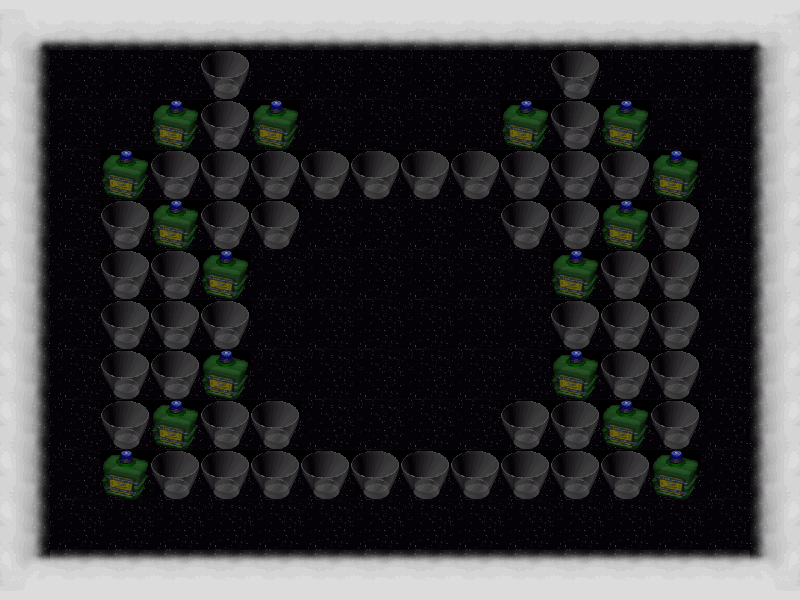

This game map was drawn from its Tiled (.tmx) file and the tilesets committed beside it. A one-line description and the trimmed map source follow:
An orthogonal 16x12 tile map with 50x50 px tiles, 2 tile layers (background, graphics), 3 tilesets and 71 objects.

<map version="1.0" orientation="orthogonal" renderorder="right-down" width="16" height="12" tilewidth="50" tileheight="50" nextobjectid="74">
 <properties>
  <property name="bonus1" value="1" />
  <property name="bonus2" value="2" />
  <property name="bonus3" value="3" />
  <property name="bonus4" value="4" />
  <property name="enemy1" type="int" value="4" />
  <property name="height" type="int" value="600" />
  <property name="main_tile_set" value="dreama_maps" />
  <property name="num_bonus1" type="int" value="12" />
  <property name="num_bonus2" type="int" value="12" />
  <property name="num_bonus3" type="int" value="6" />
  <property name="num_bonus4" type="int" value="6" />
  <property name="num_bonus_total" type="int" value="36" />
  <property name="num_enemies" type="int" value="1" />
  <property name="num_explodable_items" type="int" value="50" />
  <property name="num_types_bonus" type="int" value="4" />
  <property name="width" type="int" value="800" />
 </properties>
 <tileset firstgid="1" name="dreama_maps" tilewidth="50" tileheight="50" tilecount="80" columns="10">
  <image source="dreama_maps.png" width="500" height="400" />
 </tileset>
 <tileset firstgid="81" name="flames" tilewidth="50" tileheight="50" tilecount="50" columns="10">
  <image source="flames.png" width="512" height="256" />
 </tileset>
 <tileset firstgid="131" name="flamesNBomb" tilewidth="50" tileheight="50" tilecount="8" columns="8">
  <image source="flames/flamesNBomb.png" width="400" height="50" />
 </tileset>
 <layer name="background" width="16" height="12">
  <data>[192 cells, 192 non-empty, 1 distinct tile ids]</data>
 </layer>
 <layer name="graphics" width="16" height="12">
  <data>[192 cells, 192 non-empty, 11 distinct tile ids]</data>
 </layer>
 <objectgroup name="clouds_and_bottles">
  <object id="2" x="0" y="0" width="50" height="600" />
  <object id="3" x="50" y="0" width="750" height="50" />
  <object id="4" x="750" y="0" width="50" height="600" />
  <object id="5" x="0" y="550" width="800" height="50" />
  <object id="6" x="100" y="150" width="50" height="50" />
  <object id="7" x="150" y="100" width="50" height="50" />
  <object id="8" x="250" y="100" width="50" height="50" />
  <object id="9" x="500" y="100" width="50" height="50" />
  <object id="10" x="600" y="100" width="50" height="50" />
  <object id="11" x="650" y="150" width="50" height="50" />
  <object id="12" x="600" y="200" width="50" height="50" />
  <object id="13" x="550" y="250" width="50" height="50" />
  <object id="15" x="550" y="350" width="50" height="50" />
  <object id="16" x="600" y="400" width="50" height="50" />
  <object id="17" x="650" y="450" width="50" height="50" />
  <object id="18" x="100" y="450" width="50" height="50" />
  <object id="19" x="150" y="400" width="50" height="50" />
  <object id="20" x="200" y="350" width="50" height="50" />
  <object id="21" x="200" y="250" width="50" height="50" />
  <object id="22" x="150" y="200" width="50" height="50" />
 </objectgroup>
 <objectgroup name="glasses">
  <object id="24" x="200" y="50" width="50" height="50" />
  <object id="25" x="200" y="100" width="50" height="50" />
  <object id="26" x="150" y="150" width="50" height="50" />
  <object id="27" x="200" y="150" width="50" height="50" />
  <object id="28" x="250" y="150" width="50" height="50" />
  <object id="29" x="300" y="150" width="50" height="50" />
  <object id="30" x="350" y="150" width="50" height="50" />
  <object id="31" x="400" y="150" width="50" height="50" />
  <object id="32" x="450" y="150" width="50" height="50" />
  <object id="33" x="500" y="150" width="50" height="50" />
  <object id="34" x="550" y="150" width="50" height="50" />
  <object id="35" x="500" y="200" width="50" height="50" />
  <object id="36" x="550" y="200" width="50" height="50" />
  <object id="37" x="550" y="300" width="50" height="50" />
  <object id="38" x="600" y="250" width="50" height="50" />
  <object id="39" x="650" y="200" width="50" height="50" />
  <object id="40" x="650" y="250" width="50" height="50" />
  <object id="41" x="600" y="150" width="50" height="50" />
  <object id="42" x="550" y="100" width="50" height="50" />
  <object id="43" x="550" y="50" width="50" height="50" />
  <object id="44" x="100" y="200" width="50" height="50" />
  <object id="45" x="200" y="200" width="50" height="50" />
  <object id="46" x="250" y="200" width="50" height="50" />
  <object id="47" x="600" y="300" width="50" height="50" />
  <object id="48" x="650" y="300" width="50" height="50" />
  <object id="49" x="600" y="350" width="50" height="50" />
  <object id="50" x="650" y="350" width="50" height="50" />
  <object id="51" x="650" y="400" width="50" height="50" />
  <object id="52" x="600" y="450" width="50" height="50" />
  <object id="53" x="550" y="450" width="50" height="50" />
  <object id="54" x="550" y="400" width="50" height="50" />
  <object id="55" x="500" y="400" width="50" height="50" />
  <object id="56" x="500" y="450" width="50" height="50" />
  <object id="57" x="450" y="450" width="50" height="50" />
  <object id="58" x="400" y="450" width="50" height="50" />
  <object id="59" x="350" y="450" width="50" height="50" />
  <object id="60" x="300" y="450" width="50" height="50" />
  <object id="61" x="250" y="450" width="50" height="50" />
  <object id="62" x="200" y="450" width="50" height="50" />
  <object id="63" x="150" y="450" width="50" height="50" />
  <object id="64" x="200" y="400" width="50" height="50" />
  <object id="65" x="250" y="400" width="50" height="50" />
  <object id="66" x="200" y="300" width="50" height="50" />
  <object id="67" x="150" y="350" width="50" height="50" />
  <object id="68" x="100" y="400" width="50" height="50" />
  <object id="69" x="100" y="350" width="50" height="50" />
  <object id="70" x="100" y="300" width="50" height="50" />
  <object id="71" x="150" y="300" width="50" height="50" />
  <object id="72" x="150" y="250" width="50" height="50" />
  <object id="73" x="100" y="250" width="50" height="50" />
 </objectgroup>
 <objectgroup name="Camada de Objectos 4" />
 <objectgroup name="Camada de Objectos 5" />
 <objectgroup name="Camada de Objectos 6" />
 <objectgroup name="ghost">
  <object id="1" x="350" y="300" width="50" height="50" />
 </objectgroup>
</map>
